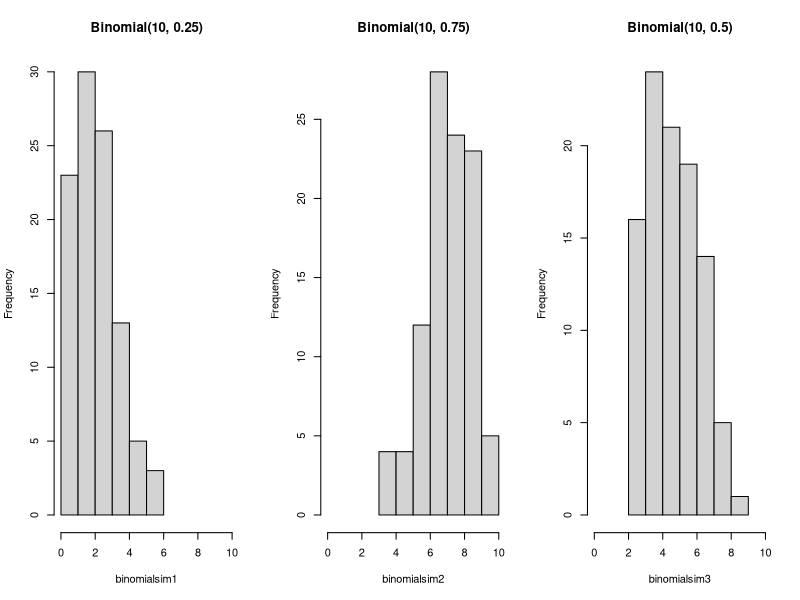
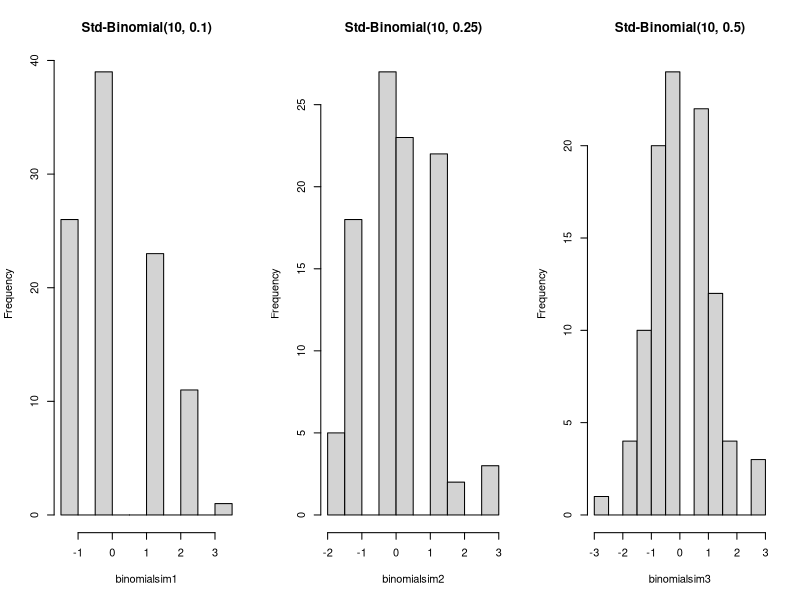
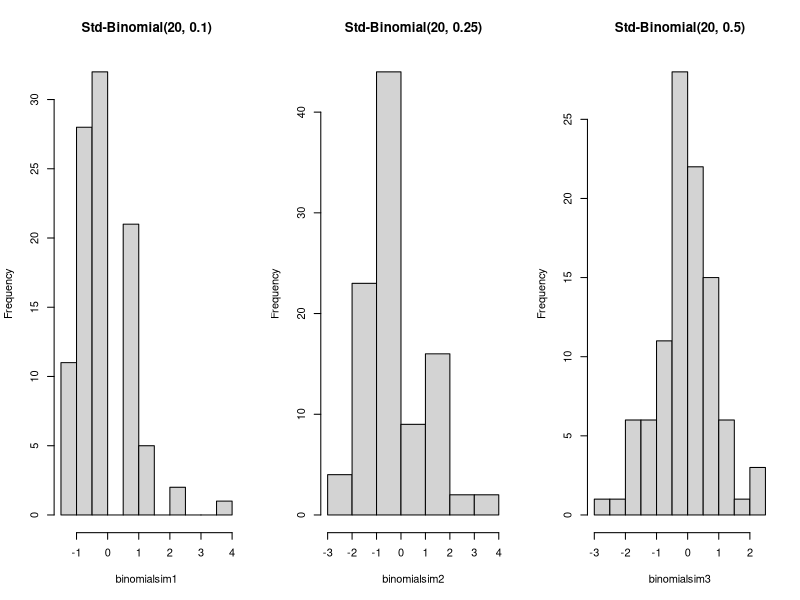
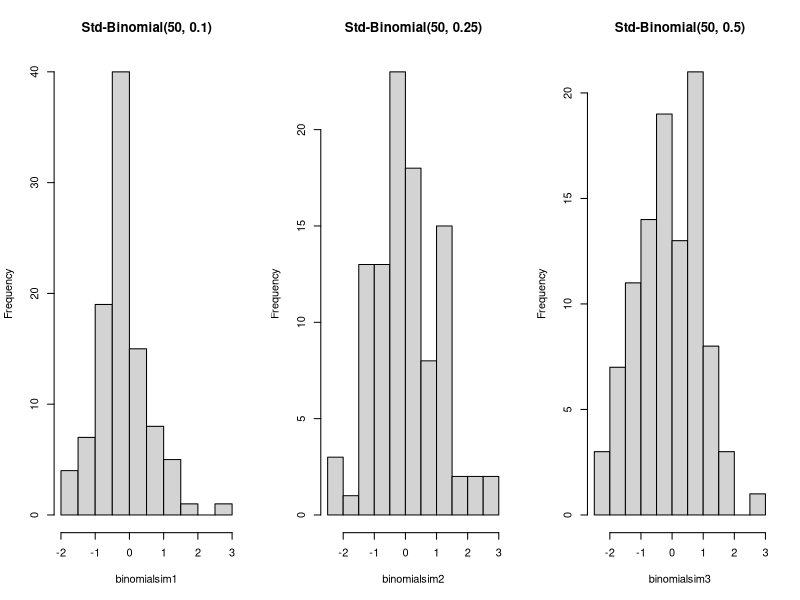
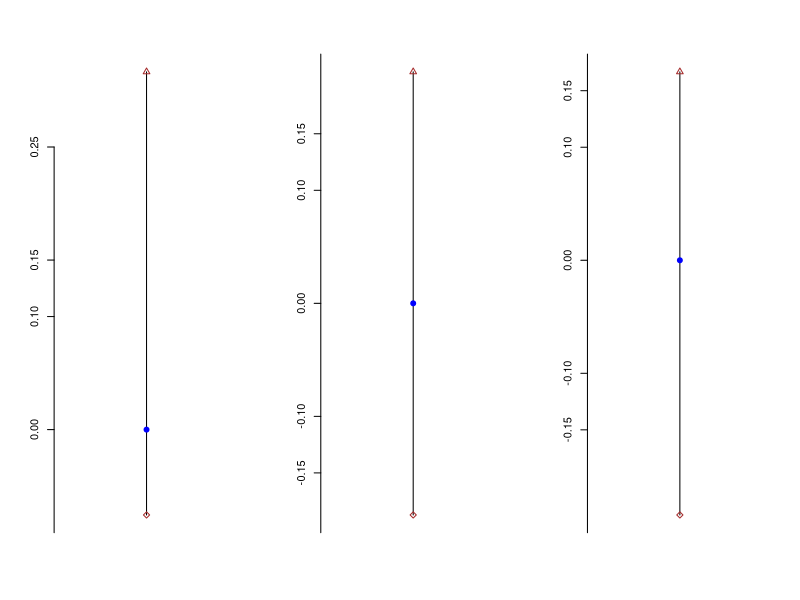
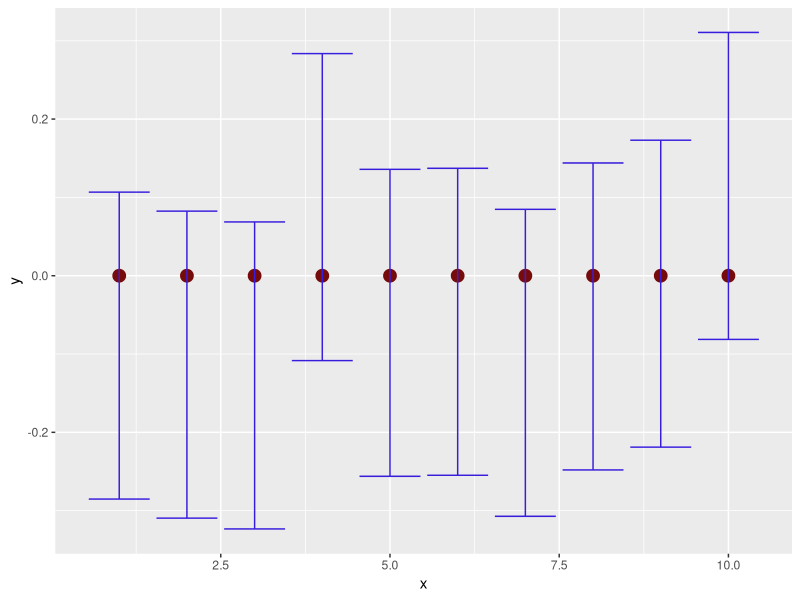
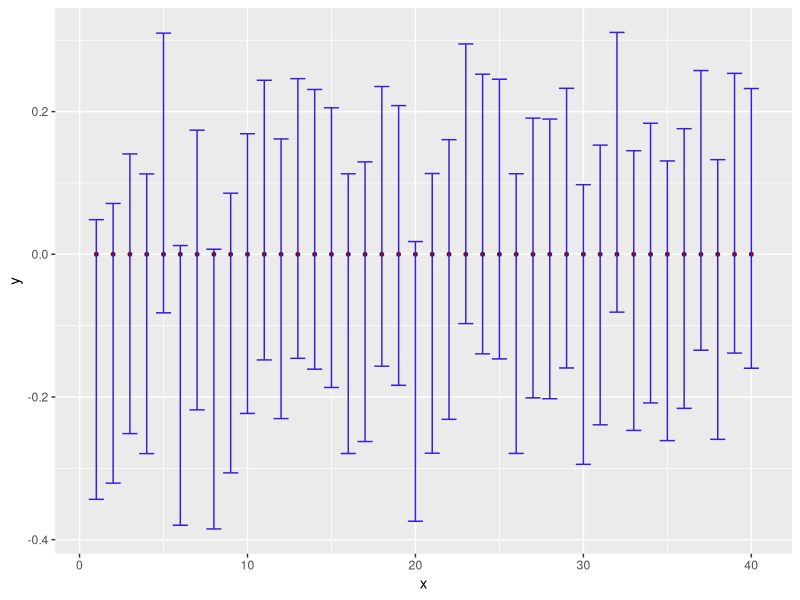
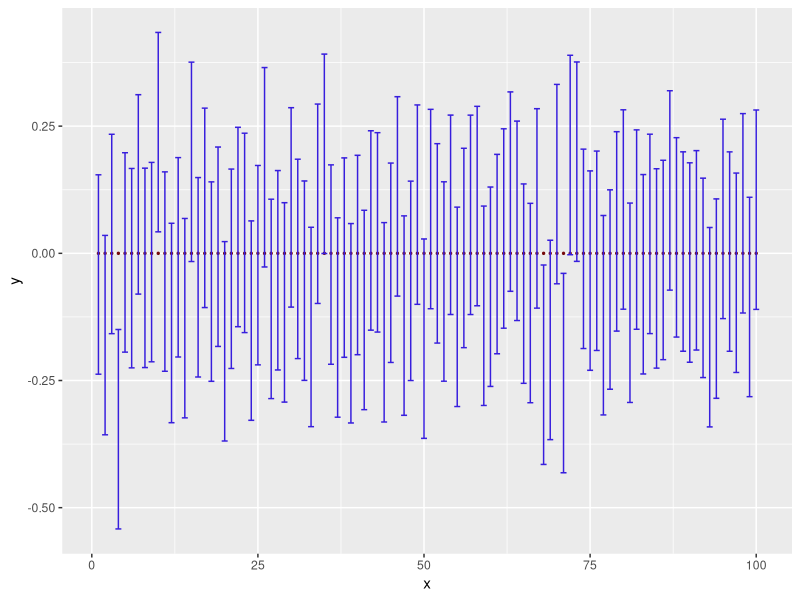

These charts were generated, in order, by the following R code:
#############
"R-code notes compilation for  Week 8 March 15th, 17th
Compiled by: Deepta Basak. B.Math(hons.) 1st year"
#############


# Simulating Central Limit 

# loading tidyverse for ggplot
library(tidyverse)




binomialsim1 <- rbinom(100, 10, 0.25)
# Generates 100 Binomial(10,0.25) samples
binomialsim2 <- replicate(100, rbinom(1, 10, 0.75))
# Generates 100 Binomial(10,0.75) samples
binomialsim3 <- replicate(100, rbinom(1, 10, 0.5))
# Generates 100 Binomial(10,0.5) samples

# Let's plot these
par(mfrow = c(1, 3))
#  par() -> used to set graphical entry parameters.
#  mfrow = c(1, 3) -> ensures all subsequent figures will be drawn in a 1x3 array on the device BY COLUMNS.

# Histogram plots of all the above three simulations
hist(binomialsim1, xlim = c(0, 10), main = "Binomial(10, 0.25)")
hist(binomialsim2, xlim = c(0, 10), main = "Binomial(10, 0.75)")
hist(binomialsim3, xlim = c(0, 10), main = "Binomial(10, 0.5)")
# From the above plots, it seems that for n = 10,
# symmetry is achieved when p = 0.5 and not when p = 0.25 or p = 0.75



### Visualizing the Central Limit Theorem

## n = 10
binomialsim1 <- replicate(
  100,
  (rbinom(1, 10, 0.1) - 1) / sqrt(10 * 0.1 * 0.9)
)
binomialsim2 <- replicate(
  100,
  (rbinom(1, 10, 0.25) - 2.5) / sqrt(10 * 0.25 * 0.75)
)
binomialsim3 <- replicate(
  100,
  (rbinom(1, 10, 0.5) - 5) / sqrt(10 * 0.5 * 0.5)
)

# Plotting
par(mfrow = c(1, 3))
# Standardized histograms for Binomial distribution with n = 10 and p = 0.1, 0.25, 0.5
hist(binomialsim1, main = "Std-Binomial(10, 0.1)")
hist(binomialsim2, main = "Std-Binomial(10, 0.25)")
hist(binomialsim3, main = "Std-Binomial(10, 0.5)")
# Perhaps n = 10 is not large enough to see the Central Limit Theorem occurring




## n = 20
binomialsim1 <- replicate(
  100,
  (rbinom(1, 20, 0.1) - 2) / sqrt(20 * 0.1 * 0.9)
)
binomialsim2 <- replicate(
  100,
  (rbinom(1, 20, 0.25) - 5) / sqrt(20 * 0.25 * 0.75)
)
binomialsim3 <- replicate(
  100,
  (rbinom(1, 20, 0.5) - 10) / sqrt(20 * 0.5 * 0.5)
)

# Plotting
par(mfrow = c(1, 3))
# Standardized histograms for Binomial distribution with n = 20 and p = 0.1, 0.25, 0.5
hist(binomialsim1, main = "Std-Binomial(20, 0.1)")
hist(binomialsim2, main = "Std-Binomial(20, 0.25)")
hist(binomialsim3, main = "Std-Binomial(20, 0.5)")
# n = 20 seems better for visualizing the Central Limit Theorem




## n = 50
binomialsim1 <- replicate(
  100,
  (rbinom(1, 50, 0.1) - 5) / sqrt(50 * 0.1 * 0.9)
)
binomialsim2 <- replicate(
  100,
  (rbinom(1, 50, 0.25) - 12.5) / sqrt(50 * 0.25 * 0.75)
)
binomialsim3 <- replicate(
  100,
  (rbinom(1, 50, 0.5) - 25) / sqrt(50 * 0.5 * 0.5)
)

# Plotting
par(mfrow = c(1, 3))
# Standardized histograms for Binomial distribution with n = 50 and p = 0.1, 0.25, 0.5
hist(binomialsim1, main = "Std-Binomial(50, 0.1)")
hist(binomialsim2, main = "Std-Binomial(50, 0.25)")
hist(binomialsim3, main = "Std-Binomial(50, 0.5)")
# With n = 50, we get closer to a Normal distribution









## Confidence Intervals

cifn <- function(x, alpha = 0.95) {
  z <- qnorm(
    (1 - alpha) / 2,
    lower.tail = FALSE
  )
  # z = 1.96
  sdx <- sqrt(1 / length(x))
  # sdx = \frac{1}{\sqrt{n}}
  c(mean(x) - z * sdx, mean(x) + z * sdx)
  # (mean(x) - \frac{1.96}{\sqrt{n}}, mean(x) - \frac{1.96}{\sqrt{n}})
}

##

x1 <- rnorm(100, 0, 1)
# 100 samples from Normal(0,1)
y <- cifn(x1)
# 95% confidence interval

x2 <- rnorm(100, 0, 1)
# 100 samples from Normal(0,1)
z <- cifn(x2)
# 95% confidence interval

x3 <- rnorm(100, 0, 1)
# 100 samples from Normal(0,1)
w <- cifn(x3)
# 95% confidence interval


## Let's plot the confidence intervals
par(mfrow = c(1, 3))

plot(c(0, 0), y, type = "l", xlab = "", ylab = "", axes = FALSE)
axis(2, at = c(-0.25, -0.15, -0.1, 0, 0.1, 0.15, 0.25))
points(0, 0, pch = 19, col = "blue")
points(0, y[1], pch = 23, col = "brown")
points(0, y[2], pch = 24, col = "brown")
# Plot of the first confidence interval y

plot(c(0, 0), z, type = "l", xlab = "", ylab = "", axes = FALSE)
axis(2, at = c(-0.25, -0.15, -0.1, 0, 0.1, 0.15, 0.25))
points(0, 0, pch = 19, col = "blue")
points(0, z[1], pch = 23, col = "brown")
points(0, z[2], pch = 24, col = "brown")
# Plot of the second confidence interval z

plot(c(0, 0), w, type = "l", xlab = "", ylab = "", axes = FALSE)
axis(2, at = c(-0.25, -0.15, -0.1, 0, 0.1, 0.15, 0.25))
points(0, 0, pch = 19, col = "blue")
points(0, w[1], pch = 23, col = "brown")
points(0, w[2], pch = 24, col = "brown")
# Plot of the third confidence interval w

### In this simulation, 0 belongs to all three confidence intervals y, z, w








# Checking confidence intervals with differnent number of trials
###
normaldata <- replicate(10,
  rnorm(100, 0, 1),
  simplify = FALSE
)
# Generate 10 trials of 100 samples from the Normal(0,1) distribution

cidata <- sapply(normaldata, cifn)
# Apply cfin() to each trial

TRUEIN <- cidata[1, ] * cidata[2, ] < 0
table(TRUEIN)
# Check how many of the confidence intervals contain 0

require(ggplot2)
df <- data.frame(x = 1:10, z1 = cidata[1, ], z2 = cidata[2, ])

ggplot(df, aes(x = x, y = 0)) +
  geom_point(size = 4, color = "#760b0b") +
  geom_errorbar(
    aes(ymax = z2, ymin = z1),
    color = "#371edd"
  )
# ggplot of the above 10 trials





###
normaldata <- replicate(40,
  rnorm(100, 0, 1),
  simplify = FALSE
)
# Generate 40 trials of 100 samples from the Normal(0,1) distribution

cidata <- sapply(normaldata, cifn)
# Apply cfin() to each trial

TRUEIN <- cidata[1, ] * cidata[2, ] < 0
table(TRUEIN)
# Check how many of the above confidence intervals contain 0

require(ggplot2)
df <- data.frame(x = 1:40, z1 = cidata[1, ], z2 = cidata[2, ])

ggplot(df, aes(x = x, y = 0)) +
  geom_point(size = 1, color = "#760b0b") +
  geom_errorbar(
    aes(ymax = z2, ymin = z1),
    color = "#371edd"
  )
# ggplot of the above 40 trials






###
normaldata <- replicate(100,
  rnorm(100, 0, 1),
  simplify = FALSE
)
# Generate 100 trials of 100 samples from the Normal(0,1) distribution

cidata <- sapply(normaldata, cifn)
# Apply cfin() to each trial

TRUEIN <- cidata[1, ] * cidata[2, ] < 0
table(TRUEIN)
# Check how many of the above confidence intervals contain 0

require(ggplot2)
df <- data.frame(x = 1:100, z1 = cidata[1, ], z2 = cidata[2, ])

ggplot(df, aes(x = x, y = 0)) +
  geom_point(size = 0.5, color = "#760b0b") +
  geom_errorbar(
    aes(ymax = z2, ymin = z1),
    color = "#371edd"
  )
# ggplot of the above 100 trials




###